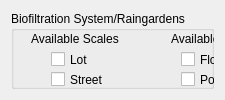
         <widget class="QWidget" name="page_3">
          <layout class="QHBoxLayout" name="horizontalLayout_7">
           <item>
            <widget class="QGroupBox" name="BF_inputgroup">
             <property name="title">
              <string>Biofiltration System/Raingardens</string>
             </property>
             <widget class="QCheckBox" name="BFlot_check">
              <property name="geometry">
               <rect>
                <x>40</x>
                <y>40</y>
                <width>70</width>
                <height>17</height>
               </rect>
              </property>
              <property name="text">
               <string>Lot</string>
              </property>
             </widget>
             <widget class="QCheckBox" name="BFprec_check">
              <property name="enabled">
               <bool>true</bool>
              </property>
              <property name="geometry">
               <rect>
                <x>40</x>
                <y>100</y>
                <width>101</width>
                <height>17</height>
               </rect>
              </property>
              <property name="text">
               <string>Sub-basin</string>
              </property>
             </widget>
             <widget class="QCheckBox" name="BFflow_check">
              <property name="enabled">
               <bool>true</bool>
              </property>
              <property name="geometry">
               <rect>
                <x>170</x>
                <y>40</y>
                <width>121</width>
                <height>17</height>
               </rect>
              </property>
              <property name="text">
               <string>Flow Reduction</string>
              </property>
             </widget>
             <widget class="QLabel" name="BFapps_lbl">
              <property name="geometry">
               <rect>
                <x>160</x>
                <y>20</y>
                <width>141</width>
                <height>16</height>
               </rect>
              </property>
              <property name="text">
               <string>Available Applications</string>
              </property>
             </widget>
             <widget class="QCheckBox" name="BFpollute_check">
              <property name="geometry">
               <rect>
                <x>170</x>
                <y>60</y>
                <width>121</width>
                <height>17</height>
               </rect>
              </property>
              <property name="text">
               <string>Pollution Control</string>
              </property>
             </widget>
             <widget class="QLabel" name="biofilter_img">
              <property name="geometry">
               <rect>
                <x>360</x>
                <y>10</y>
                <width>101</width>
                <height>141</height>
               </rect>
              </property>
              <property name="text">
               <string/>
              </property>
              <property name="pixmap">
               <pixmap resource="C:/UrbanBEATSv1Dev/ub_modules/resources/dialogimg.qrc">:/techplacement/tech_biofilter.png</pixmap>
              </property>
             </widget>
             <widget class="QLabel" name="BFscales_lbl">
              <property name="geometry">
               <rect>
                <x>20</x>
                <y>20</y>
                <width>101</width>
                <height>16</height>
               </rect>
              </property>
              <property name="text">
               <string>Available Scales</string>
              </property>
             </widget>
             <widget class="QCheckBox" name="BFneigh_check">
              <property name="geometry">
               <rect>
                <x>40</x>
                <y>80</y>
                <width>101</width>
                <height>17</height>
               </rect>
              </property>
              <property name="text">
               <string>Neighbourhood</string>
              </property>
             </widget>
             <widget class="QCheckBox" name="BFstreet_check">
              <property name="geometry">
               <rect>
                <x>40</x>
                <y>60</y>
                <width>70</width>
                <height>17</height>
               </rect>
              </property>
              <property name="text">
               <string>Street</string>
              </property>
             </widget>
             <widget class="QLineEdit" name="BFdesigncurve_pathbox">
              <property name="geometry">
               <rect>
                <x>202</x>
                <y>175</y>
                <width>181</width>
                <height>20</height>
               </rect>
              </property>
             </widget>
             <widget class="QCheckBox" name="BFdesignUB_box">
              <property name="geometry">
               <rect>
                <x>200</x>
                <y>205</y>
                <width>241</width>
                <height>17</height>
               </rect>
              </property>
              <property name="text">
               <string>Use UrbanBEATS' Design Curve Database</string>
              </property>
             </widget>
             <widget class="QToolButton" name="BFdesigncurve_browse">
              <property name="enabled">
               <bool>true</bool>
              </property>
              <property name="geometry">
               <rect>
                <x>390</x>
                <y>175</y>
                <width>61</width>
                <height>19</height>
               </rect>
              </property>
              <property name="text">
               <string>Browse...</string>
              </property>
             </widget>
             <widget class="QLabel" name="BFdesigncurve_lbl">
              <property name="geometry">
               <rect>
                <x>20</x>
                <y>175</y>
                <width>161</width>
                <height>16</height>
               </rect>
              </property>
              <property name="text">
               <string>Load Conceptual Design Curves</string>
              </property>
             </widget>
             <widget class="QLabel" name="BFdesigncurve_lbl2">
              <property name="geometry">
               <rect>
                <x>160</x>
                <y>195</y>
                <width>21</width>
                <height>20</height>
               </rect>
              </property>
              <property name="text">
               <string>or</string>
              </property>
             </widget>
             <widget class="QLabel" name="BFdesigninfo_lbl">
              <property name="geometry">
               <rect>
                <x>20</x>
                <y>220</y>
                <width>161</width>
                <height>16</height>
               </rect>
              </property>
              <property name="text">
               <string>Design Information</string>
              </property>
             </widget>
             <widget class="QComboBox" name="BFspecs_FD_combo">
              <property name="geometry">
               <rect>
                <x>190</x>
                <y>145</y>
                <width>121</width>
                <height>16</height>
               </rect>
              </property>
              <item>
               <property name="text">
                <string>200mm Filter Depth</string>
               </property>
              </item>
              <item>
               <property name="text">
                <string>400mm Filter Depth</string>
               </property>
              </item>
              <item>
               <property name="text">
                <string>600mm Filter Depth</string>
               </property>
              </item>
              <item>
               <property name="text">
                <string>800mm Filter Depth</string>
               </property>
              </item>
             </widget>
             <widget class="QLabel" name="BFspecs_lbl">
              <property name="geometry">
               <rect>
                <x>20</x>
                <y>125</y>
                <width>161</width>
                <height>16</height>
               </rect>
              </property>
              <property name="whatsThis">
               <string>&lt;html&gt;&lt;head/&gt;&lt;body&gt;&lt;p&gt;Low Flow Bypass = &lt;/p&gt;&lt;p&gt;High Flow Bypass = &lt;/p&gt;&lt;p&gt;Saturated hydraulic conductivity = 180mm/hr&lt;/p&gt;&lt;p&gt;TN content of filter media = &lt;/p&gt;&lt;p&gt;Orthophosphate content of filter media =&lt;/p&gt;&lt;p&gt;Overflow Weir Width = &lt;/p&gt;&lt;p&gt;&lt;br/&gt;&lt;/p&gt;&lt;p&gt;Unlined Filter Media Perimeter adjusted to maintain aspect ratio&lt;/p&gt;&lt;p&gt;Unlined filter media base&lt;/p&gt;&lt;p&gt;Vegetated with effective nutrient removal plants&lt;/p&gt;&lt;p&gt;Underdrain Present&lt;/p&gt;&lt;p&gt;Submerged Zone with Carbon Present, depth = 0.45m&lt;/p&gt;&lt;/body&gt;&lt;/html&gt;</string>
              </property>
              <property name="text">
               <string>Select System Specification:</string>
              </property>
             </widget>
             <widget class="QLabel" name="BFmaxsize_lbl">
              <property name="geometry">
               <rect>
                <x>30</x>
                <y>275</y>
                <width>171</width>
                <height>16</height>
               </rect>
              </property>
              <property name="text">
               <string>Max. allowable system size [sqm]</string>
              </property>
             </widget>
             <widget class="QLineEdit" name="BFmaxsize_box">
              <property name="geometry">
               <rect>
                <x>200</x>
                <y>275</y>
                <width>51</width>
                <height>20</height>
               </rect>
              </property>
             </widget>
             <widget class="QComboBox" name="BFspecs_EDD_combo">
              <property name="geometry">
               <rect>
                <x>40</x>
                <y>145</y>
                <width>121</width>
                <height>16</height>
               </rect>
              </property>
              <item>
               <property name="text">
                <string>0mm ED Depth</string>
               </property>
              </item>
              <item>
               <property name="text">
                <string>100mm ED Depth</string>
               </property>
              </item>
              <item>
               <property name="text">
                <string>200mm ED Depth</string>
               </property>
              </item>
              <item>
               <property name="text">
                <string>300mm ED Depth</string>
               </property>
              </item>
              <item>
               <property name="text">
                <string>400mm ED Depth</string>
               </property>
              </item>
             </widget>
             <widget class="QLabel" name="BFspecs_lbl_2">
              <property name="geometry">
               <rect>
                <x>175</x>
                <y>142</y>
                <width>21</width>
                <height>20</height>
               </rect>
              </property>
              <property name="text">
               <string>X</string>
              </property>
             </widget>
             <widget class="QSpinBox" name="BFavglifespin">
              <property name="geometry">
               <rect>
                <x>200</x>
                <y>305</y>
                <width>61</width>
                <height>16</height>
               </rect>
              </property>
              <property name="suffix">
               <string>yrs</string>
              </property>
              <property name="minimum">
               <number>5</number>
              </property>
              <property name="maximum">
               <number>100</number>
              </property>
              <property name="singleStep">
               <number>5</number>
              </property>
              <property name="value">
               <number>100</number>
              </property>
             </widget>
             <widget class="QLabel" name="BFavglifelbl">
              <property name="geometry">
               <rect>
                <x>30</x>
                <y>305</y>
                <width>171</width>
                <height>16</height>
               </rect>
              </property>
              <property name="text">
               <string>Average System Life Span</string>
              </property>
             </widget>
             <widget class="QLineEdit" name="BFminsize_box">
              <property name="geometry">
               <rect>
                <x>200</x>
                <y>245</y>
                <width>51</width>
                <height>20</height>
               </rect>
              </property>
             </widget>
             <widget class="QLabel" name="BFminsize_lbl">
              <property name="geometry">
               <rect>
                <x>30</x>
                <y>245</y>
                <width>171</width>
                <height>16</height>
               </rect>
              </property>
              <property name="text">
               <string>Min. allowable system size [sqm]</string>
              </property>
             </widget>
             <widget class="QCheckBox" name="BFrecycle_check">
              <property name="enabled">
               <bool>true</bool>
              </property>
              <property name="geometry">
               <rect>
                <x>170</x>
                <y>80</y>
                <width>101</width>
                <height>17</height>
               </rect>
              </property>
              <property name="text">
               <string>Recycling</string>
              </property>
             </widget>
             <widget class="QComboBox" name="BFexfil_combo">
              <property name="geometry">
               <rect>
                <x>360</x>
                <y>246</y>
                <width>101</width>
                <height>20</height>
               </rect>
              </property>
              <property name="whatsThis">
               <string>&lt;!DOCTYPE HTML PUBLIC &quot;-//W3C//DTD HTML 4.0//EN&quot; &quot;http://www.w3.org/TR/REC-html40/strict.dtd&quot;&gt;
&lt;html&gt;&lt;head&gt;&lt;meta name=&quot;qrichtext&quot; content=&quot;1&quot; /&gt;&lt;style type=&quot;text/css&quot;&gt;
p, li { white-space: pre-wrap; }
&lt;/style&gt;&lt;/head&gt;&lt;body style=&quot; font-family:'MS Shell Dlg 2'; font-size:8.25pt; font-weight:400; font-style:normal;&quot;&gt;
&lt;p style=&quot; margin-top:0px; margin-bottom:0px; margin-left:0px; margin-right:0px; -qt-block-indent:0; text-indent:0px;&quot;&gt;&lt;span style=&quot; font-size:8pt;&quot;&gt;The likely exfiltration rate from the system (less than the theoretical maximum infiltration rate of the soil). Select this value based on performance data of systems in your city.&lt;/span&gt;&lt;/p&gt;&lt;/body&gt;&lt;/html&gt;</string>
              </property>
              <item>
               <property name="text">
                <string>0 (lined system)</string>
               </property>
              </item>
              <item>
               <property name="text">
                <string>0.18 mm/hr</string>
               </property>
              </item>
              <item>
               <property name="text">
                <string>0.36 mm/hr</string>
               </property>
              </item>
              <item>
               <property name="text">
                <string>1.8 mm/hr</string>
               </property>
              </item>
              <item>
               <property name="text">
                <string>3.6 mm/hr</string>
               </property>
              </item>
             </widget>
             <widget class="QLabel" name="BFexfil_lbl">
              <property name="geometry">
               <rect>
                <x>270</x>
                <y>245</y>
                <width>91</width>
                <height>16</height>
               </rect>
              </property>
              <property name="text">
               <string>Exfiltration Rate:</string>
              </property>
             </widget>
            </widget>
           </item>
          </layout>
         </widget>
